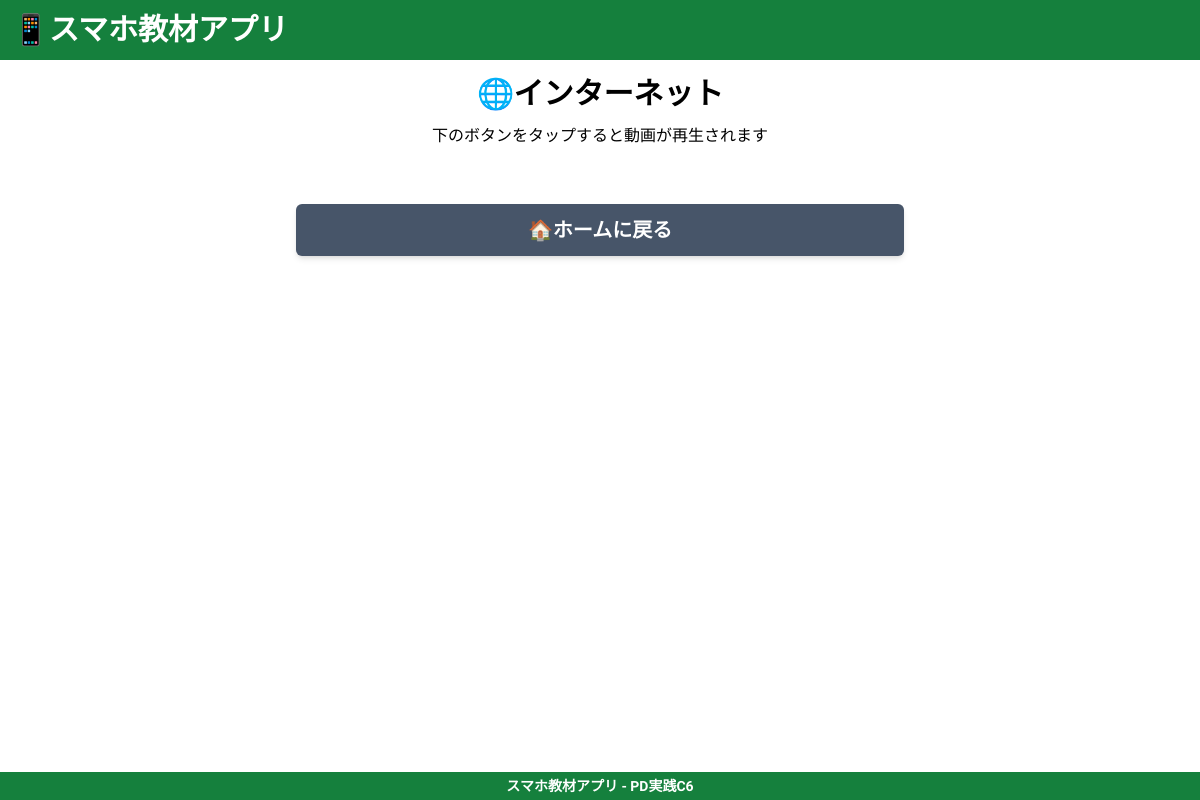
The app's page /internet, older data.
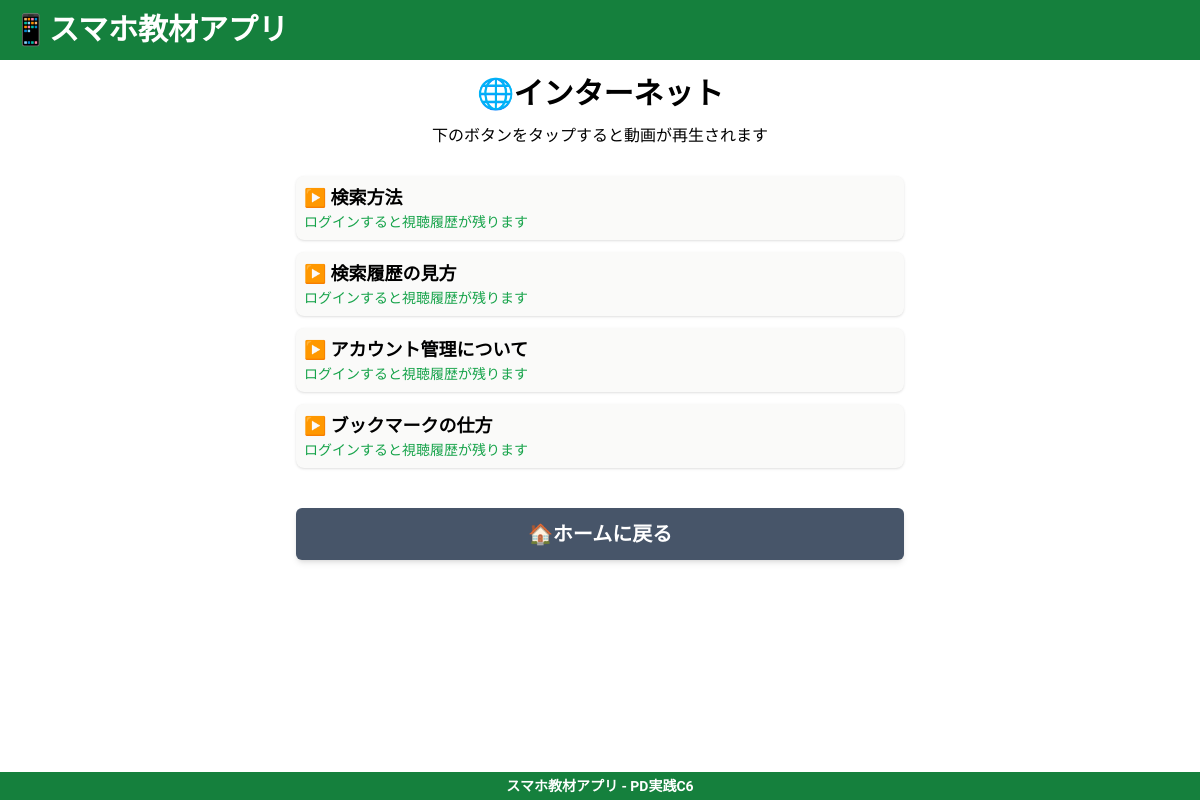
The same page, newer data.
### app.py (models this page shows)
class Video(db.Model):
    id = db.Column(db.Integer, primary_key=True)
    name = db.Column(db.String(100), nullable=False) # 動画タイトル
    path = db.Column(db.String(100), nullable=False) # ファイルパス
    category = db.Column(db.String(100)) # 動画のカテゴリ

### app.py (the view)
@app.route('/internet')
def internet():
    if current_user.is_authenticated:
        videos = Video.query.filter_by(category='internet').all()
        status = WatchStatus.query.filter_by(user_id=current_user.id).all()
        if not status:
            for id in range(14, 18):
                status = WatchStatus(user_id=current_user.id, video_id=id, watched=False)
                db.session.add(status)
                db.session.commit()
            status = WatchStatus.query.filter_by(user_id=current_user.id).all()
        return render_template('internet.html', videos=videos, status=status)
    else:
        videos = Video.query.filter_by(category='internet').all()
        return render_template('internet.html', videos=videos)

### templates/internet.html (shortened to what this page needs)
{% extends "base.html" %}
{% block body %}
<div class="pt-4">
    <h1 class="text-3xl font-bold text-center">🌐インターネット</h1>
    <p class="text-center px-4 py-3">下のボタンをタップすると動画が再生されます</p>
</div>
<section class="px-4 py-1">
    {% for video in videos %}
    <a href="/video/{{ video.id }}" class="block p-2 rounded-lg shadow my-3 bg-stone-50 hover:bg-stone-300">
        <div class="flex flex-col">
            <span class="text-lg font-bold">
                ▶️ {{ video.name }}
            </span>
            {% if not status %}
                <p class="text-sm text-green-600">ログインすると視聴履歴が残ります</p>
            {% endif %}
        </div>
    </a>
    {% endfor %}
    <div class="mt-10">
        <a href="{{ url_for('index') }}" class="block text-center mt-6 text-xl font-bold text-white bg-slate-600 rounded-md px-4 py-3 shadow-md hover:bg-slate-700 transition-colors">🏠ホームに戻る</a>
    </div>
</section>
{% endblock %}

Row changes from the older to the newer data that the page shows:
added Video: name "検索方法"
added Video: name "検索履歴の見方"
added Video: name "アカウント管理について"
added Video: name "ブックマークの仕方"
